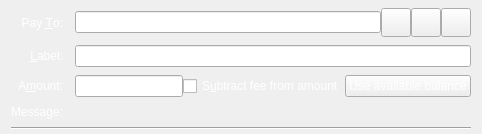
  <widget class="QFrame" name="SendCoins">
   <property name="toolTip">
    <string>This is a normal payment.</string>
   </property>
   <property name="frameShape">
    <enum>QFrame::NoFrame</enum>
   </property>
   <layout class="QGridLayout" name="gridLayout">
    <property name="topMargin">
     <number>8</number>
    </property>
    <property name="bottomMargin">
     <number>4</number>
    </property>
    <property name="horizontalSpacing">
     <number>12</number>
    </property>
    <property name="verticalSpacing">
     <number>8</number>
    </property>
    <item row="1" column="1">
     <widget class="QLineEdit" name="addAsLabel">
      <property name="toolTip">
       <string>Enter a label for this address to add it to the list of used addresses</string>
      </property>
     </widget>
    </item>
    <item row="4" column="0" colspan="2">
     <widget class="Line" name="line">
      <property name="orientation">
       <enum>Qt::Horizontal</enum>
      </property>
     </widget>
    </item>
    <item row="0" column="1">
     <layout class="QHBoxLayout" name="payToLayout">
      <property name="spacing">
       <number>0</number>
      </property>
      <item>
       <widget class="QValidatedLineEdit" name="payTo">
        <property name="toolTip">
         <string>The XcelR address to send the payment to</string>
        </property>
       </widget>
      </item>
      <item>
       <widget class="QToolButton" name="addressBookButton">
        <property name="toolTip">
         <string>Choose previously used address</string>
        </property>
        <property name="styleSheet">
         <string notr="true">color: rgb(255, 255, 255);
</string>
        </property>
        <property name="text">
         <string/>
        </property>
        <property name="icon">
         <iconset resource="../bitcoin.qrc">
          <normaloff>:/icons/address-book</normaloff>:/icons/address-book</iconset>
        </property>
        <property name="iconSize">
         <size>
          <width>22</width>
          <height>22</height>
         </size>
        </property>
        <property name="shortcut">
         <string>Alt+A</string>
        </property>
       </widget>
      </item>
      <item>
       <widget class="QToolButton" name="pasteButton">
        <property name="toolTip">
         <string>Paste address from clipboard</string>
        </property>
        <property name="text">
         <string/>
        </property>
        <property name="icon">
         <iconset resource="../bitcoin.qrc">
          <normaloff>:/icons/editpaste</normaloff>:/icons/editpaste</iconset>
        </property>
        <property name="iconSize">
         <size>
          <width>22</width>
          <height>22</height>
         </size>
        </property>
        <property name="shortcut">
         <string>Alt+P</string>
        </property>
       </widget>
      </item>
      <item>
       <widget class="QToolButton" name="deleteButton">
        <property name="toolTip">
         <string>Remove this entry</string>
        </property>
        <property name="text">
         <string/>
        </property>
        <property name="icon">
         <iconset resource="../bitcoin.qrc">
          <normaloff>:/icons/remove</normaloff>:/icons/remove</iconset>
        </property>
        <property name="iconSize">
         <size>
          <width>22</width>
          <height>22</height>
         </size>
        </property>
       </widget>
      </item>
     </layout>
    </item>
    <item row="2" column="1">
     <layout class="QHBoxLayout" name="horizontalLayoutAmount" stretch="0,1,0">
      <item>
       <widget class="BitcoinAmountField" name="payAmount"/>
      </item>
      <item>
       <widget class="QCheckBox" name="checkboxSubtractFeeFromAmount">
        <property name="toolTip">
         <string>The fee will be deducted from the amount being sent. The recipient will receive less xcelrs than you enter in the amount field. If multiple recipients are selected, the fee is split equally.</string>
        </property>
        <property name="styleSheet">
         <string notr="true">color: rgb(255, 255, 255);
</string>
        </property>
        <property name="text">
         <string>S&amp;ubtract fee from amount</string>
        </property>
       </widget>
      </item>
      <item>
       <widget class="QPushButton" name="useAvailableBalanceButton">
        <property name="styleSheet">
         <string notr="true">color: rgb(255, 255, 255);
</string>
        </property>
        <property name="text">
         <string>Use available balance</string>
        </property>
       </widget>
      </item>
     </layout>
    </item>
    <item row="0" column="0">
     <widget class="QLabel" name="payToLabel">
      <property name="styleSheet">
       <string notr="true">color: rgb(255, 255, 255);
</string>
      </property>
      <property name="text">
       <string>Pay &amp;To:</string>
      </property>
      <property name="alignment">
       <set>Qt::AlignRight|Qt::AlignTrailing|Qt::AlignVCenter</set>
      </property>
      <property name="buddy">
       <cstring>payTo</cstring>
      </property>
     </widget>
    </item>
    <item row="2" column="0">
     <widget class="QLabel" name="amountLabel">
      <property name="styleSheet">
       <string notr="true">color: rgb(255, 255, 255);
</string>
      </property>
      <property name="text">
       <string>A&amp;mount:</string>
      </property>
      <property name="alignment">
       <set>Qt::AlignRight|Qt::AlignTrailing|Qt::AlignVCenter</set>
      </property>
      <property name="buddy">
       <cstring>payAmount</cstring>
      </property>
     </widget>
    </item>
    <item row="3" column="0">
     <widget class="QLabel" name="messageLabel">
      <property name="styleSheet">
       <string notr="true">color: rgb(255, 255, 255);
</string>
      </property>
      <property name="text">
       <string>Message:</string>
      </property>
      <property name="alignment">
       <set>Qt::AlignRight|Qt::AlignTrailing|Qt::AlignVCenter</set>
      </property>
     </widget>
    </item>
    <item row="1" column="0">
     <widget class="QLabel" name="labellLabel">
      <property name="styleSheet">
       <string notr="true">color: rgb(255, 255, 255);
</string>
      </property>
      <property name="text">
       <string>&amp;Label:</string>
      </property>
      <property name="alignment">
       <set>Qt::AlignRight|Qt::AlignTrailing|Qt::AlignVCenter</set>
      </property>
      <property name="buddy">
       <cstring>addAsLabel</cstring>
      </property>
     </widget>
    </item>
    <item row="3" column="1">
     <widget class="QLabel" name="messageTextLabel">
      <property name="toolTip">
       <string>A message that was attached to the xcelr: URI which will be stored with the transaction for your reference. Note: This message will not be sent over the XcelR network.</string>
      </property>
      <property name="textFormat">
       <enum>Qt::PlainText</enum>
      </property>
     </widget>
    </item>
   </layout>
  </widget>
